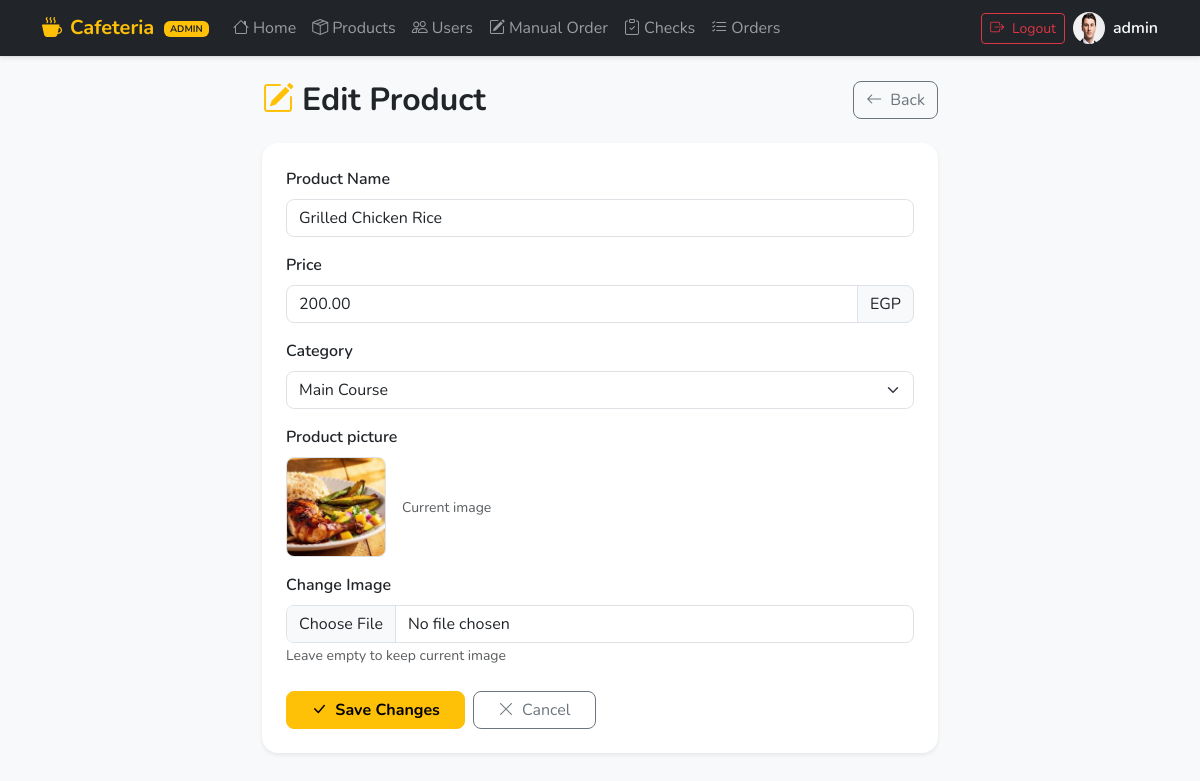
Page /public/admin/products/edit/1 (signed in) on the committed database.
### tables this page shows
CREATE TABLE IF NOT EXISTS products (
    id INT AUTO_INCREMENT PRIMARY KEY,
    category_id INT,
    name VARCHAR(150),
    price DECIMAL(10,2),
    image VARCHAR(255),
    status ENUM('available','unavailable') DEFAULT 'available',
    created_at TIMESTAMP NULL,
    updated_at TIMESTAMP NULL,
    FOREIGN KEY (category_id) REFERENCES categories(id)
);

CREATE TABLE IF NOT EXISTS categories (
    id INT AUTO_INCREMENT PRIMARY KEY,
    name VARCHAR(100),
    created_at TIMESTAMP NULL,
    updated_at TIMESTAMP NULL
);

### core/Controller.php (called while the page is built, shortened)
<?php
class Controller
{
    public function view($path, $data = [])
    {
        extract($data);
        $viewFile = dirname(__DIR__) . "/views/$path.php";
        require $viewFile;
    }
}

### app/Controllers/Admin/ProductController.php (called while the page is built, shortened)
<?php
class ProductController extends Controller
{
    private $productModel;
    private $categoryModel;
    public function __construct()
    {
        $this->productModel = new Product();
        $this->categoryModel = new Category();
    }
    public function edit($id)
    {
        $product    = $this->productModel->find($id);
        $categories = $this->categoryModel->all();
        $this->view('admin/products/edit', compact('product', 'categories'));
    }
}

### core/Router.php (called while the page is built, shortened)
<?php
class Router
{
    private static $routes = [];
    public static function get($uri, $action, $middlewares = [])
    {
        self::$routes['GET'][$uri] = [
            'action' => $action,
            'middlewares' => $middlewares
        ];
    }
    public static function post($uri, $action, $middlewares = [])
    {
        self::$routes['POST'][$uri] = [
            'action' => $action,
            'middlewares' => $middlewares
        ];
    }
    public static function resolve($uri, $method)
{
    $route = self::$routes[$method][$uri] ?? null;
    $params = [];
    if (!$route) {
        foreach (self::$routes[$method] as $pattern => $registeredRoute) {
            $regex = preg_replace('/\{[a-z]+\}/', '([^/]+)', $pattern);
            $regex = '#^' . $regex . '$#';
            if (preg_match($regex, $uri, $matches)) {
                array_shift($matches);
                $params = $matches;
                $route = $registeredRoute;
                break;
            }
        }
    }
    $action = $route['action'];
    [$controller, $method] = $action;
    $controller = new $controller();
    $controller->$method(...$params);
}
}

### public/index.php (called while the page is built, shortened)
<?php
$uri = parse_url($_SERVER['REQUEST_URI'], PHP_URL_PATH);
$uri = preg_replace('#^.*?/public(?:/index\.php)?#', '', $uri);
$method = $_SERVER['REQUEST_METHOD'];
Router::resolve($uri, $method);

### core/Database.php (called while the page is built, shortened)
<?php
class Database
{
    private static $instance = null;
    private $connection;
    private function __construct()
    {
        $env = parse_ini_file(__DIR__ . '/../.env');
        $host = $env['DB_HOST'] ?? 'localhost';
        $db   = $env['DB_NAME'] ?? 'cafeteria';
        $user = $env['DB_USER'] ?? 'root';
        $pass = $env['DB_PASS'] ?? '';
        $charset = $env['DB_CHARSET'] ?? 'utf8';
        $this->connection = new PDO(
            "mysql:host=$host;dbname=$db;charset=$charset",
            $user,
            $pass
        );
        $this->connection->setAttribute(PDO::ATTR_ERRMODE, PDO::ERRMODE_EXCEPTION);
    }
    public static function getInstance()
    {
        if (!self::$instance) {
            self::$instance = new Database();
        }
        return self::$instance;
    }
    public function getConnection()
    {
        return $this->connection;
    }
}

### core/Model.php (called while the page is built, shortened)
<?php
class Model
{
    protected $table;
    protected $db;
    public function __construct()
    {
        $this->db = Database::getInstance()->getConnection();
    }
    protected function query()
    {
        return new QueryBuilder($this->db, $this->table);
    }
    public function all()
    {
        return $this->query()->get();
    }
    public function find($id)
    {
        return $this->query()
            ->where('id', $id)
            ->first();
    }
}

### core/QueryBuilder.php (called while the page is built, shortened)
<?php
class QueryBuilder
{
    protected $db;
    protected $table;
    protected $select = "*";
    protected $where = [];
    protected $bindings = [];
    protected $limit;
    public function __construct($db, $table)
    {
        $this->db = $db;
        $this->table = $table;
    }
    public function where($column, $value)
    {
        $this->where[] = "$column = ?";
        $this->bindings[] = $value;
        return $this;
    }
    public function limit($limit)
    {
        $this->limit = "LIMIT $limit";
        return $this;
    }
    private function buildWhere()
    {
        if (empty($this->where)) {
            return "";
        }
        return "WHERE " . implode(" AND ", $this->where);
    }
    public function get()
{
    $sql = "SELECT {$this->select} FROM {$this->table} ";
    $sql .= $this->buildWhere() . " ";
    if ($this->limit) {
        $sql .= $this->limit . " ";
    }
    $stmt = $this->db->prepare($sql);
    $stmt->execute($this->bindings);
    return $stmt->fetchAll(\PDO::FETCH_ASSOC);
}
    public function first()
    {
        $data = $this->get();
        return $data[0] ?? null;
    }
}

### views/admin/products/edit.php (the view, shortened to what this page needs)
<?php require __DIR__ . '/../../layouts/head.php'; ?>
<?php require __DIR__ . '/../../layouts/navbar_admin.php'; ?>
<div class="container py-4" style="max-width: 700px;">
  <div class="d-flex justify-content-between align-items-center mb-4">
    <h2 class="fw-bold mb-0">
      <i class="bi bi-pencil-square me-2 text-warning"></i>Edit Product
    </h2>
    <a href="<?= BASE_URL ?>/admin/products" class="btn btn-outline-secondary rounded-3">
      <i class="bi bi-arrow-left me-1"></i> Back
    </a>
  </div>
  <div class="card border-0 shadow-sm rounded-4">
    <div class="card-body p-4">
      <form method="POST" action="<?= BASE_URL ?>/admin/products/update/<?= $product['id'] ?>" enctype="multipart/form-data">
        <div class="mb-3">
          <label class="form-label fw-semibold">Product Name</label>
          <input type="text" name="name" class="form-control rounded-3"
                 value="<?= htmlspecialchars($product['name']) ?>" required>
        </div>
        <div class="mb-3">
          <label class="form-label fw-semibold">Price</label>
          <div class="input-group">
            <input type="number" step="0.01" name="price"
                   class="form-control rounded-start-3"
                   value="<?= $product['price'] ?>" required>
            <span class="input-group-text bg-light rounded-end-3">EGP</span>
          </div>
        </div>
        <div class="mb-3">
          <label class="form-label fw-semibold">Category</label>
          <select name="category_id" class="form-select rounded-3">
            <?php foreach ($categories as $cat): ?>
              <option value="<?= $cat['id'] ?>"
                <?= $cat['id'] == $product['category_id'] ? 'selected' : '' ?>>
                <?= htmlspecialchars($cat['name']) ?>
              </option>
            <?php endforeach; ?>
          </select>
        </div>
        <?php if (!empty($product['image'])): ?>
        <div class="mb-3">
          <label class="form-label fw-semibold">Product picture</label>
          <div class="d-flex align-items-center gap-3">
            <img src=" /uploads/<?= htmlspecialchars($product['image']) ?>"
                 width="100" height="100"
                 class="rounded-3 object-fit-cover border">
            <span class="text-muted small">Current image</span>
          </div>
        </div>
        <?php endif; ?>
        <div class="mb-4">
          <label class="form-label fw-semibold">
            <?= !empty($product['image']) ? 'Change Image' : 'Product Image' ?>
          </label>
          <input type="file" name="image" accept="image/*" class="form-control rounded-3">
          <small class="text-muted">Leave empty to keep current image</small>
        </div>
        <div class="d-flex gap-2">
          <button type="submit" class="btn btn-warning fw-bold px-4 rounded-3">
            <i class="bi bi-check-lg me-1"></i> Save Changes
          </button>
          <a href="<?= BASE_URL ?>/admin/products" class="btn btn-outline-secondary rounded-3 px-4">
            <i class="bi bi-x-lg me-1"></i> Cancel
          </a>
        </div>
      </form>
    </div>
  </div>
</div>
</body>
</html>

### views/layouts/head.php (style rules this page uses)
body { font-family: 'Nunito', sans-serif; background-color: #f8f9fa; }

### rows in the picture
products: name "Grilled Chicken Rice", price "200.00", category_id "Main Course", image (picture)

### other values in the picture
$authUser['name'] "admin"
